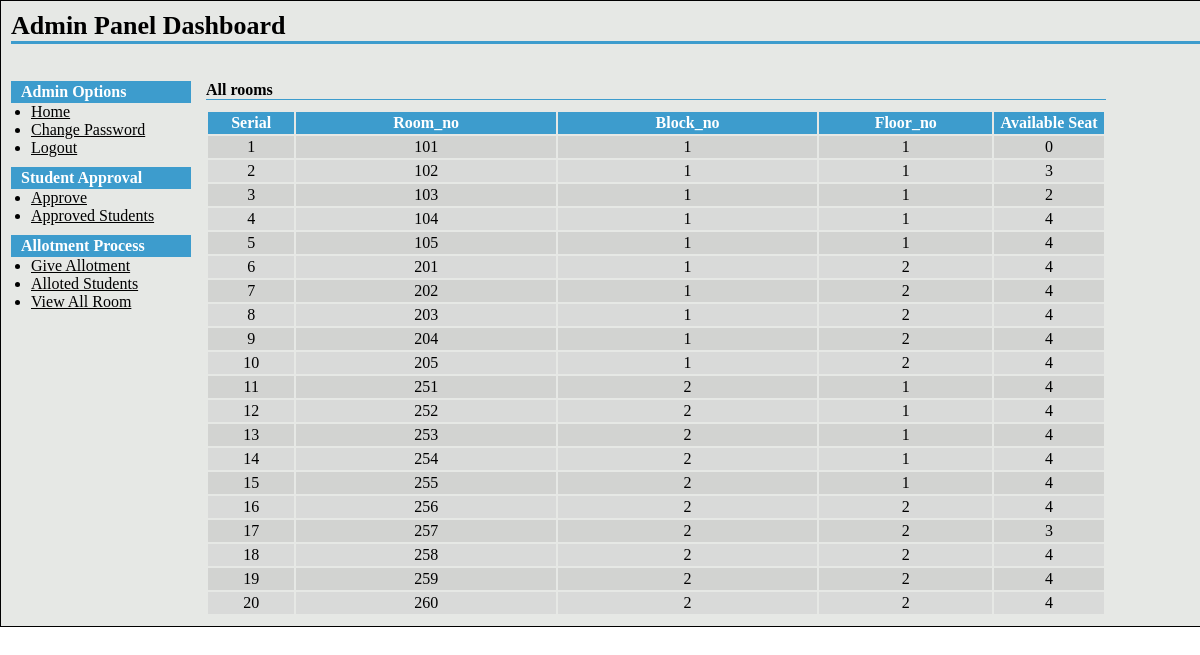
Page /admin/all-room.php (signed in) on the committed database.
### tables this page shows
CREATE TABLE IF NOT EXISTS `tbl_roomentry` (
  `room_id` int(11) NOT NULL AUTO_INCREMENT,
  `block_no` varchar(10) NOT NULL,
  `floor_no` varchar(25) NOT NULL,
  `room_no` int(11) NOT NULL,
  `available_seat` int(11) NOT NULL DEFAULT '4',
  PRIMARY KEY (`room_id`)
);

### admin/all-room.php (the view, shortened to what this page needs)
<?php
include('../config.php');
?>
<?php include('header.php')?>
<h2>All rooms</h2>
<table class="tbl2" width="100%">
	<tr>
		<th width="5%">Serial</th>
		<th width="15%">Room_no</th>
		<th width="15%">Block_no</th>
		<th width="10%">Floor_no</th>
		<th width="5%">Available Seat</th>
	</tr>
	<?php
	$i=0;
	$statement = $db->prepare("SELECT * FROM tbl_roomentry");
	$statement->execute();
	$result = $statement->fetchAll(PDO::FETCH_ASSOC);
	foreach($result as $row)
	{
		$i++;
		?>
		<tr>
			<td><?php echo $i; ?></td>
			<td><?php echo $row['room_no']; ?></td>
			<td><?php echo $row['block_no']; ?></td>
			<td><?php echo $row['floor_no']; ?></td>
			<td><?php echo $row['available_seat']; ?></td>
		</tr>
		<?php
	}
	?>
</table>
<?php include('footer.php'); ?>

### style-admin1.css (style rules this page uses)
* { padding: 0; margin: 0; }
body, input, textarea, select { font-family: 'Times New Roman', arial; font-size: 16px; }
table.tbl2 { margin-top: 10px; }
table.tbl2 tr th, table.tbl2 tr td { padding: 2px; }
table.tbl2 tr td { text-align: center; }
table.tbl2 tr th { background-color: #3d9ccd; color: #fff; }
table.tbl2 tr:nth-child(2n+1) td { background-color: #d9dad9; }
table.tbl2 tr:nth-child(2n) td { background-color: #d2d3d1; }
#content h2 { font-size: 16px; color: #000; border-bottom: 1px solid #3d9ccd; margin-top: 10px; }

### rows in the picture
tbl_roomentry: room_no "101", block_no "1", floor_no "1", available_seat "0"
tbl_roomentry: room_no "102", block_no "1", floor_no "1", available_seat "3"
tbl_roomentry: room_no "103", block_no "1", floor_no "1", available_seat "2"
tbl_roomentry: room_no "104", block_no "1", floor_no "1", available_seat "4"
tbl_roomentry: room_no "105", block_no "1", floor_no "1", available_seat "4"
tbl_roomentry: room_no "201", block_no "1", floor_no "2", available_seat "4"
tbl_roomentry: room_no "202", block_no "1", floor_no "2", available_seat "4"
tbl_roomentry: room_no "203", block_no "1", floor_no "2", available_seat "4"
tbl_roomentry: room_no "204", block_no "1", floor_no "2", available_seat "4"
tbl_roomentry: room_no "205", block_no "1", floor_no "2", available_seat "4"
tbl_roomentry: room_no "251", block_no "2", floor_no "1", available_seat "4"
tbl_roomentry: room_no "252", block_no "2", floor_no "1", available_seat "4"
tbl_roomentry: room_no "253", block_no "2", floor_no "1", available_seat "4"
tbl_roomentry: room_no "254", block_no "2", floor_no "1", available_seat "4"
tbl_roomentry: room_no "255", block_no "2", floor_no "1", available_seat "4"
tbl_roomentry: room_no "256", block_no "2", floor_no "2", available_seat "4"
tbl_roomentry: room_no "257", block_no "2", floor_no "2", available_seat "3"
tbl_roomentry: room_no "258", block_no "2", floor_no "2", available_seat "4"
tbl_roomentry: room_no "259", block_no "2", floor_no "2", available_seat "4"
tbl_roomentry: room_no "260", block_no "2", floor_no "2", available_seat "4"
